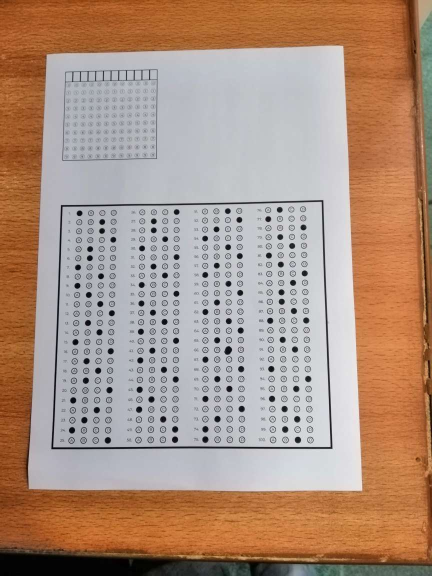
#> input picture img/121212.JPEG, 864 x 1152 px (shown at 1/2 size)
$ python scan.py
#> lines starting #> are read from the running program, lines starting #| are printed output that depends on the picture; after the words box and inside, x2 and y2 are one past the last pixel; in counts of white or black regions, pixels touching at a corner belong together
# import the necessary packages
from time import sleep

from skimage.filters import threshold_local
import numpy as np
import argparse
import cv2
import imutils


def order_points(pts):
    # initialzie a list of coordinates that will be ordered
    # such that the first entry in the list is the top-left,
    # the second entry is the top-right, the third is the
    # bottom-right, and the fourth is the bottom-left
    rect = np.zeros((4, 2), dtype="float32")

    # the top-left point will have the smallest sum, whereas
    # the bottom-right point will have the largest sum
    s = pts.sum(axis=1)
    rect[0] = pts[np.argmin(s)]
    rect[2] = pts[np.argmax(s)]

    # now, compute the difference between the points, the
    # top-right point will have the smallest difference,
    # whereas the bottom-left will have the largest difference
    diff = np.diff(pts, axis=1)
    rect[1] = pts[np.argmin(diff)]
    rect[3] = pts[np.argmax(diff)]

    # return the ordered coordinates
    return rect


def four_point_transform(image, pts):
    # obtain a consistent order of the points and unpack them
    # individually
    rect = order_points(pts)
    (tl, tr, br, bl) = rect

    # compute the width of the new image, which will be the
    # maximum distance between bottom-right and bottom-left
    # x-coordiates or the top-right and top-left x-coordinates
    widthA = np.sqrt(((br[0] - bl[0]) ** 2) + ((br[1] - bl[1]) ** 2))
    widthB = np.sqrt(((tr[0] - tl[0]) ** 2) + ((tr[1] - tl[1]) ** 2))
    maxWidth = max(int(widthA), int(widthB))

    # compute the height of the new image, which will be the
    # maximum distance between the top-right and bottom-right
    # y-coordinates or the top-left and bottom-left y-coordinates
    heightA = np.sqrt(((tr[0] - br[0]) ** 2) + ((tr[1] - br[1]) ** 2))
    heightB = np.sqrt(((tl[0] - bl[0]) ** 2) + ((tl[1] - bl[1]) ** 2))
    maxHeight = max(int(heightA), int(heightB))

    # now that we have the dimensions of the new image, construct
    # the set of destination points to obtain a "birds eye view",
    # (i.e. top-down view) of the image, again specifying points
    # in the top-left, top-right, bottom-right, and bottom-left
    # order
    dst = np.array([
        [0, 0],
        [maxWidth - 1, 0],
        [maxWidth - 1, maxHeight - 1],
        [0, maxHeight - 1]], dtype="float32")

    # compute the perspective transform matrix and then apply it
    M = cv2.getPerspectiveTransform(rect, dst)
    warped = cv2.warpPerspective(image, M, (maxWidth, maxHeight))

    # return the warped image
    return warped


# load the image and compute the ratio of the old height
# to the new height, clone it, and resize it
image = cv2.imread("../img/121212.JPEG")
#> image is the input picture: shape (1152, 864, 3); mean B, G, R 129.1, 146.5, 174
sleep(3)
# image = cv2.imread("Print_Payment_Receipt.JPG")
ratio = image.shape[0] / 500.0
#> ratio = 2.3
orig = image.copy()
image = imutils.resize(image, height=500)
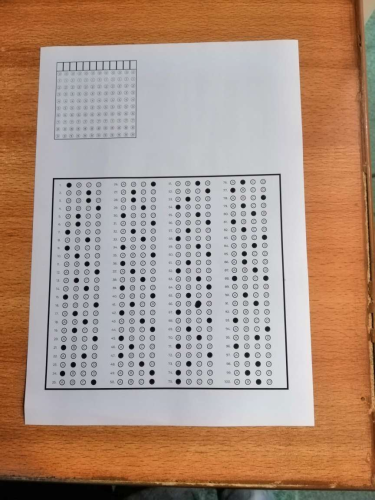
#> image: shape (500, 375, 3); mean B, G, R 129.1, 146.5, 174

# convert the image to grayscale, blur it, and find edges
# in the image
gray = cv2.cvtColor(image, cv2.COLOR_BGR2GRAY)
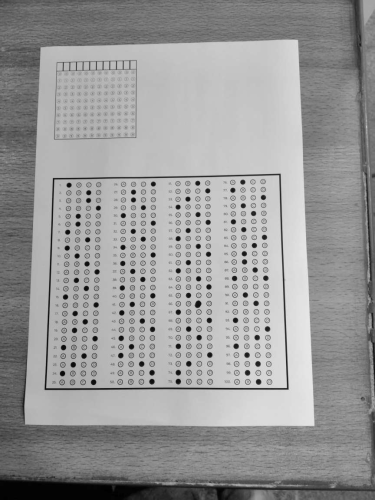
#> gray: shape (500, 375); min 0, max 232, mean 152.8
gray = cv2.GaussianBlur(gray, (5, 5), 0)
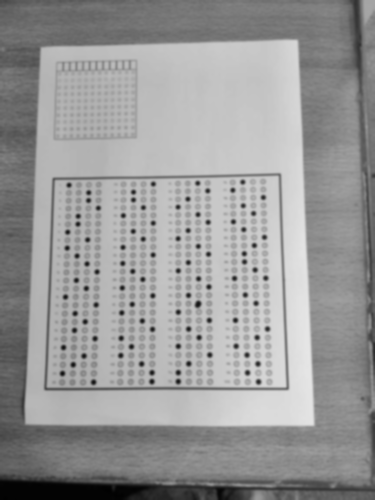
#> gray: shape (500, 375); min 1, max 230, mean 152.8
edged = cv2.Canny(gray, 75, 200)
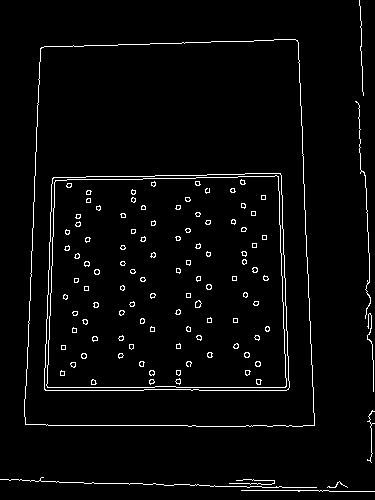
#> edged: shape (500, 375); 3.1% white in thin lines or dots

# [13 lines of commented-out code are left out]
cnts = cv2.findContours(edged.copy(), cv2.RETR_LIST, cv2.CHAIN_APPROX_SIMPLE)
#> cnts = 210 contours, 188 with area under 20; largest, box (x1, y1, x2, y2) and area: (24, 39, 315, 427) 104648, (24, 39, 315, 427) 104646, (44, 173, 290, 391) 50834, (44, 173, 290, 391) 50830, (46, 175, 287, 388) 48298
cnts = imutils.grab_contours(cnts)
cnts = sorted(cnts, key=cv2.contourArea, reverse=True)[:5]
#> cnts = 5 contours; box (x1, y1, x2, y2) and area: (24, 39, 315, 427) 104648, (24, 39, 315, 427) 104646, (44, 173, 290, 391) 50834, (44, 173, 290, 391) 50830, (46, 175, 287, 388) 48298

# loop over the contours
for c in cnts:
    # approximate the contour
    peri = cv2.arcLength(c, True)
    approx = cv2.approxPolyDP(c, 0.02 * peri, True)

    # if our approximated contour has four points, then we
    # can assume that we have found our screen
    if len(approx) == 4:
        screenCnt = approx
        break
#> this loop made 1 pass
#> (peri, screenCnt) on pass 1: (1338.9, [[297, 40], [40, 48], [25, 424], [314, 425]])

# show the contour (outline) of the piece of paper
print("STEP 2: Find contours of paper")
cv2.drawContours(image, [screenCnt], -1, (0, 255, 0), 2)
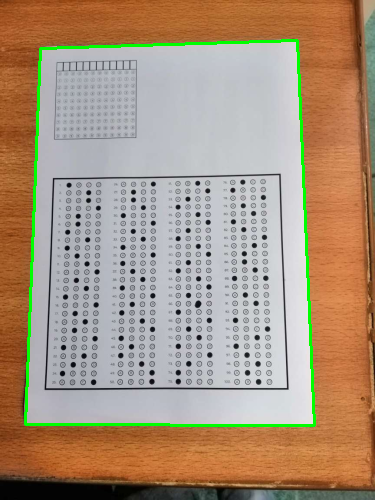
#> image: shape (500, 375, 3); 2.09% of pixels changed, all inside (x1, y1, x2, y2) = (24, 39, 316, 427)
cv2.imshow("Outline", image)
cv2.waitKey(0)
cv2.destroyAllWindows()


# apply the four point transform to obtain a top-down
# view of the original image
ori = four_point_transform(orig, screenCnt.reshape(4, 2) * ratio)
#> in order_points, `s = pts.sum(axis=1)`: s = [776.4, 202.8, 1034.5, 1702.7]
#> in order_points, `diff = np.diff(pts, axis=1)`: diff = [-592.1, 18.43, 919.3, 255.7]
#> in four_point_transform, `rect = order_points(pts)`: rect = [[92.16, 110.6], [684.3, 92.16], [723.5, 979.2], [57.6, 976.9]]
#> in four_point_transform, `(tl, tr, br, bl) = rect`: tl = [92.16, 110.6]; tr = [684.3, 92.16]; br = [723.5, 979.2]; bl = [57.6, 976.9]
#> in four_point_transform, `widthA = np.sqrt(((br[0] - bl[0]) ** 2) + ((br[1] - bl[1]) ** 2))`: widthA = 665.9
#> in four_point_transform, `widthB = np.sqrt(((tr[0] - tl[0]) ** 2) + ((tr[1] - tl[1]) ** 2))`: widthB = 592.4
#> in four_point_transform, `maxWidth = max(int(widthA), int(widthB))`: maxWidth = 665
#> in four_point_transform, `heightA = np.sqrt(((tr[0] - br[0]) ** 2) + ((tr[1] - br[1]) ** 2))`: heightA = 887.9
#> in four_point_transform, `heightB = np.sqrt(((tl[0] - bl[0]) ** 2) + ((tl[1] - bl[1]) ** 2))`: heightB = 867
#> in four_point_transform, `maxHeight = max(int(heightA), int(heightB))`: maxHeight = 887
#> in four_point_transform, `dst = np.array([ [0, 0], [maxWidth - 1, 0], [maxWidth - 1, maxHeight -..`: dst = [[0, 0], [664, 0], [664, 886], [0, 886]]
#> in four_point_transform, `M = cv2.getPerspectiveTransform(rect, dst)`: M = [[1.17, 0.0468, -113.3], [0.0365, 1.17, -133.1], [4.53e-05, 0.000146, 1]]
#> in four_point_transform, `warped = cv2.warpPerspective(image, M, (maxWidth, maxHeight))`:
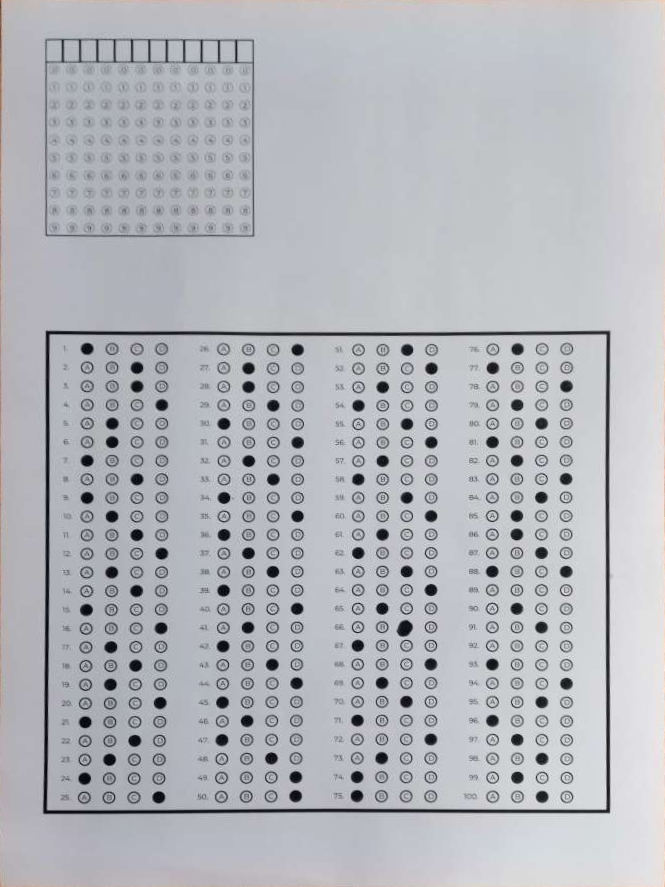
#> warped: shape (887, 665, 3); mean B, G, R 188.1, 182.5, 180.5

# convert the warped image to grayscale, then threshold it
# to give it that 'black and white' paper effect
# warped = cv2.cvtColor(warped, cv2.COLOR_BGR2GRAY)
# T = threshold_local(warped, 11, offset=10, method="gaussian")
# warped = (warped > T).astype("uint8") * 255

# show the original and scanned images
print("STEP 3: Apply perspective transform")
# cv2.imshow("Original", imutils.resize(orig, height=2048))

cv2.imwrite("Scanned.JPG", imutils.resize(ori, height=4096, width=4096))
cv2.waitKey(0)

$ run again, with scan_doc/Print_Payment_Receipt.JPG copied over img/121212.JPEG
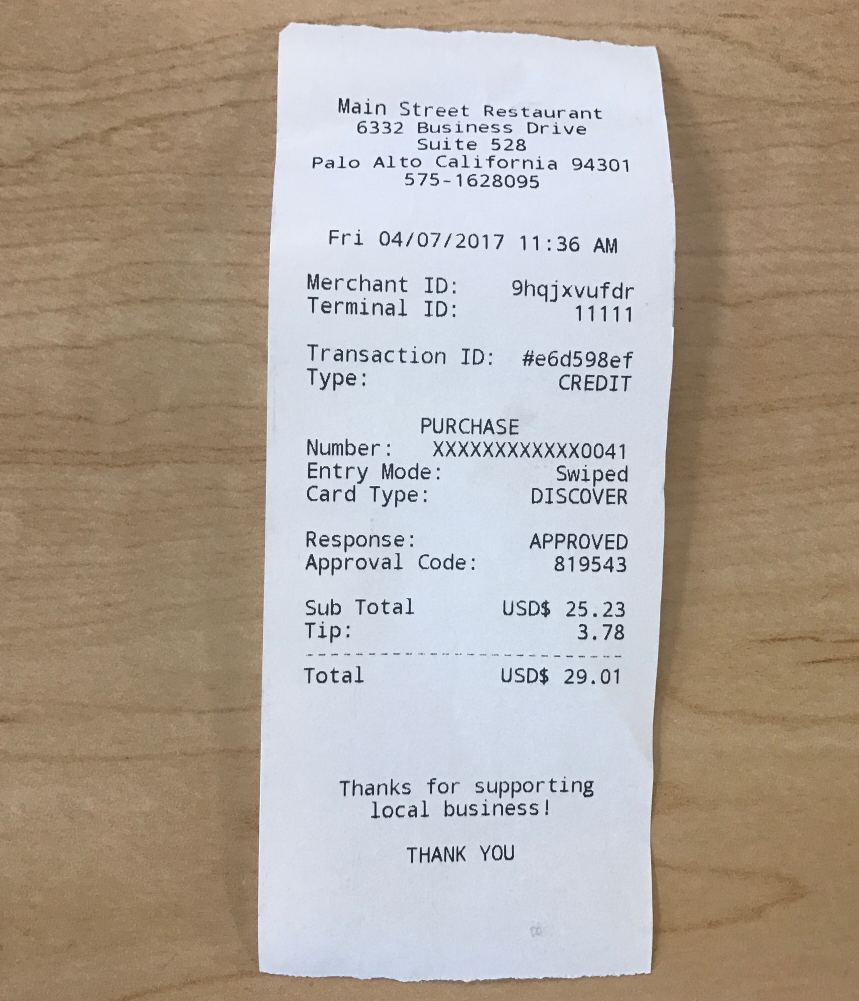
#> input picture scan_doc/Print_Payment_Receipt.JPG, 2577 x 3001 px (shown at 1/3 size)
#> image is the input picture: shape (3001, 2577, 3); mean B, G, R 154.3, 165.2, 175.3
#> `edged = cv2.Canny(gray, 75, 200)`:
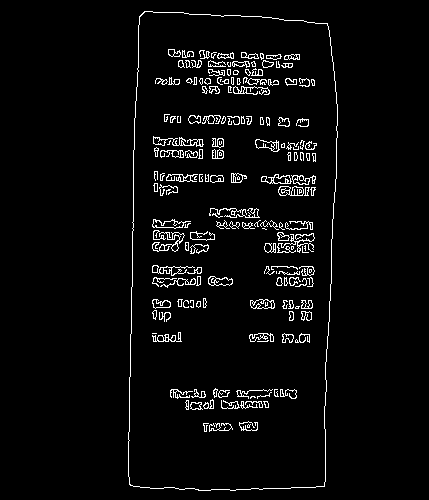
#> edged: shape (500, 429); 3.9% white in thin lines or dots, all inside (x1, y1, x2, y2) = (128, 11, 338, 491)
#> `cnts = cv2.findContours(edged.copy(), cv2.RETR_LIST, cv2.CHAIN_APPROX_..`: cnts = 383 contours, 228 with area under 20; largest, box (x1, y1, x2, y2) and area: (128, 11, 338, 491) 93399, (128, 11, 338, 491) 93390, (152, 219, 191, 229) 184, (278, 186, 304, 196) 182, (250, 299, 275, 309) 180
#> `cnts = sorted(cnts, key=cv2.contourArea, reverse=True)[:5]`: cnts = 5 contours; box (x1, y1, x2, y2) and area: (128, 11, 338, 491) 93399, (128, 11, 338, 491) 93390, (152, 219, 191, 229) 184, (278, 186, 304, 196) 182, (250, 299, 275, 309) 180
#> the loop `for c in cnts:` made 1 pass
#> (peri, screenCnt) on pass 1: (1349.6, [[144, 11], [129, 484], [324, 486], [327, 23]])
#> s = [930.3, 3679.2, 4861.6, 2100.7]
#> diff = [-798.3, 2130.7, 972.3, -1824.6]
#> rect = [[864.3, 66.02], [1962.7, 138], [1944.6, 2917], [774.3, 2905]]
#> tl = [864.3, 66.02]; tr = [1962.7, 138]; br = [1944.6, 2917]; bl = [774.3, 2905]
#> widthA = 1170.5
#> widthB = 1100.7
#> maxWidth = 1170
#> heightA = 2779
#> heightB = 2840.4
#> maxHeight = 2840
#> dst = [[0, 0], [1169, 0], [1169, 2839], [0, 2839]]
#> M = [[1.02, 0.0324, -885.8], [-0.0686, 1.05, -9.77], [-2.06e-05, 2.19e-05, 1]]
#> in four_point_transform, `warped = cv2.warpPerspective(image, M, (maxWidth, maxHeight))`:
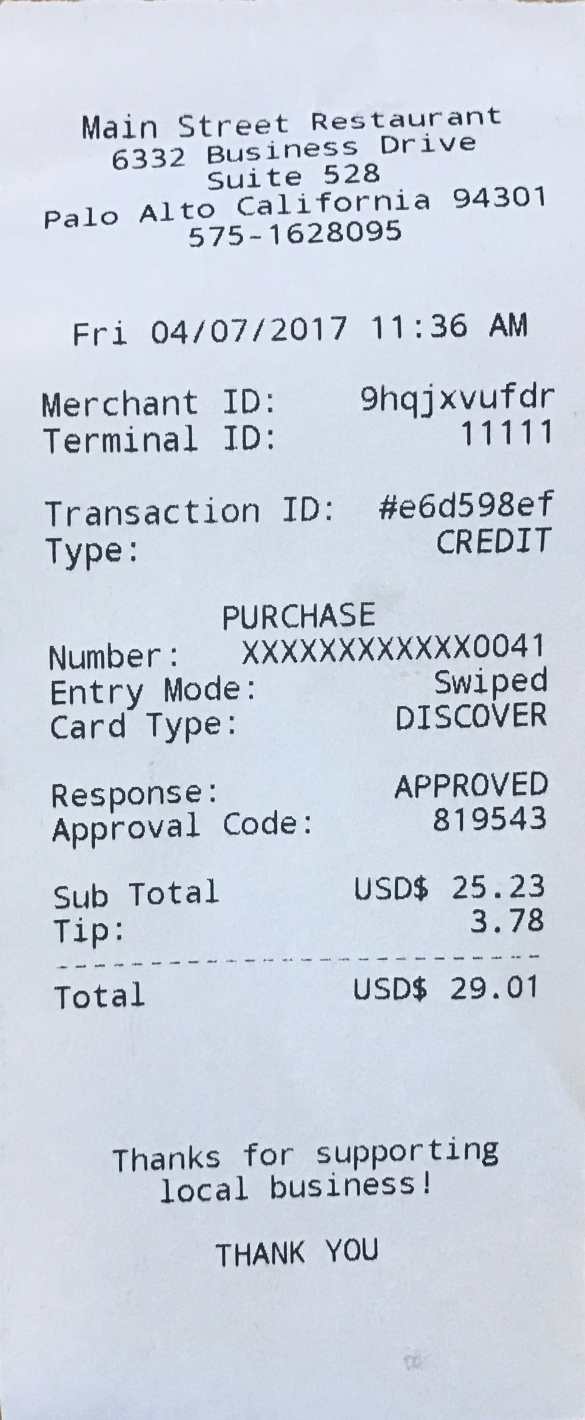
#> warped: shape (2840, 1170, 3) (shown at 1/2 size); mean B, G, R 224, 211.6, 203.9

$ run again, with img/1555917211538.JPEG copied over img/121212.JPEG
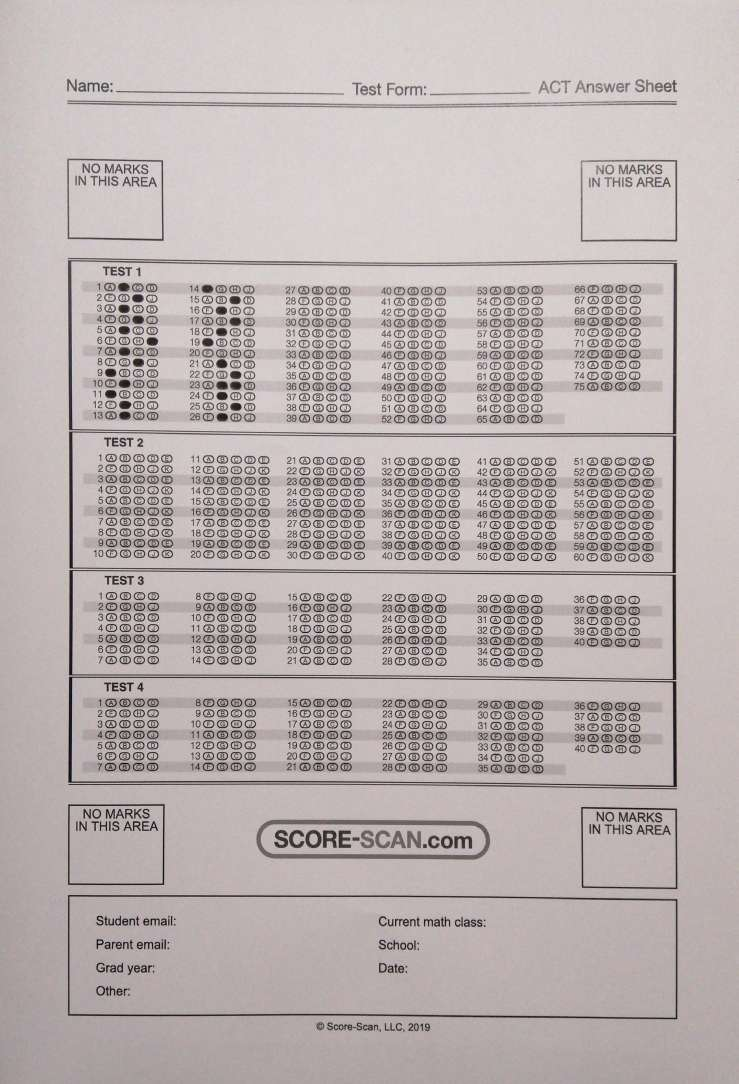
#> input picture img/1555917211538.JPEG, 739 x 1084 px
#> image is the input picture: shape (1084, 739, 3); mean B, G, R 176.5, 177.7, 186.9
#> `edged = cv2.Canny(gray, 75, 200)`:
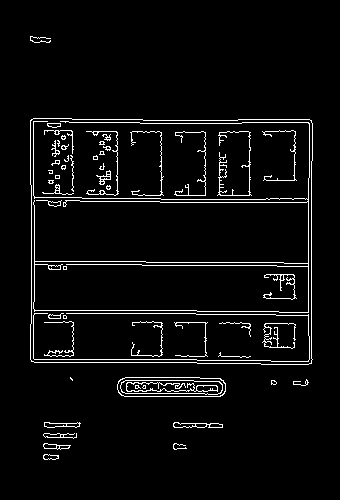
#> edged: shape (500, 340); 4.4% white in thin lines or dots, all inside (x1, y1, x2, y2) = (30, 36, 313, 460)
#> `cnts = cv2.findContours(edged.copy(), cv2.RETR_LIST, cv2.CHAIN_APPROX_..`: cnts = 108 contours, 65 with area under 20; largest, box (x1, y1, x2, y2) and area: (30, 118, 313, 365) 68282, (30, 118, 313, 365) 68280, (33, 121, 310, 313) 13404, (33, 261, 309, 313) 13338, (117, 377, 226, 397) 1970
#> `cnts = sorted(cnts, key=cv2.contourArea, reverse=True)[:5]`: cnts = 5 contours; box (x1, y1, x2, y2) and area: (30, 118, 313, 365) 68282, (30, 118, 313, 365) 68280, (33, 121, 310, 313) 13404, (33, 261, 309, 313) 13338, (117, 377, 226, 397) 1970
#> the loop `for c in cnts:` made 1 pass
#> (peri, screenCnt) on pass 1: (1052, [[30, 120], [31, 361], [311, 363], [311, 120]])
#> s = [325.2, 849.9, 1461.2, 934.4]
#> diff = [195.1, 715.4, 112.7, -414.1]
#> rect = [[65.04, 260.2], [674.2, 260.2], [674.2, 787], [67.21, 782.6]]
#> tl = [65.04, 260.2]; tr = [674.2, 260.2]; br = [674.2, 787]; bl = [67.21, 782.6]
#> widthA = 607.1
#> widthB = 609.2
#> maxWidth = 609
#> heightA = 526.8
#> heightB = 522.5
#> maxHeight = 526
#> dst = [[0, 0], [608, 0], [608, 525], [0, 525]]
#> M = [[1.01, -0.00417, -64.31], [0, 1, -260.2], [1.37e-05, -6.86e-06, 1]]
#> in four_point_transform, `warped = cv2.warpPerspective(image, M, (maxWidth, maxHeight))`:
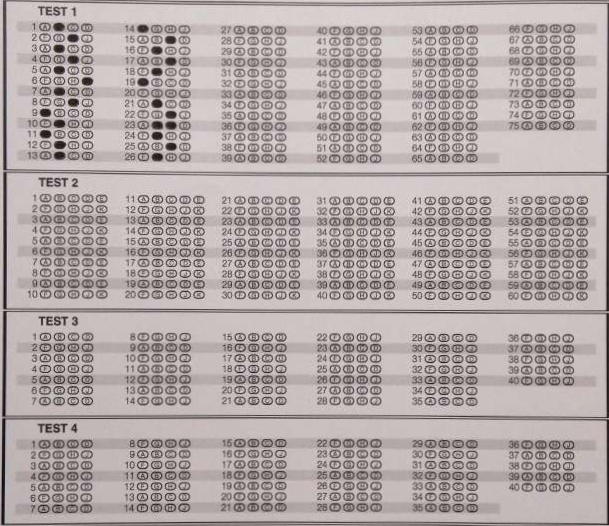
#> warped: shape (526, 609, 3); mean B, G, R 166.6, 167.8, 176.9
